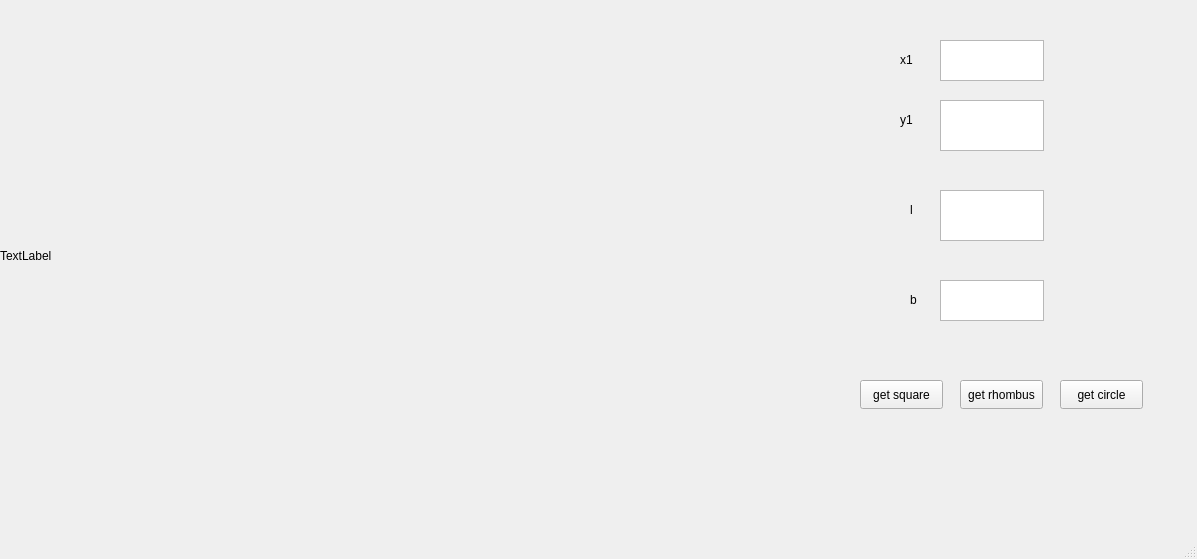
<?xml version="1.0" encoding="UTF-8"?>
<ui version="4.0">
 <class>MainWindow</class>
 <widget class="QMainWindow" name="MainWindow">
  <property name="geometry">
   <rect>
    <x>0</x>
    <y>0</y>
    <width>1197</width>
    <height>559</height>
   </rect>
  </property>
  <property name="windowTitle">
   <string>MainWindow</string>
  </property>
  <widget class="QWidget" name="centralwidget">
   <widget class="QLabel" name="label">
    <property name="geometry">
     <rect>
      <x>0</x>
      <y>0</y>
      <width>821</width>
      <height>511</height>
     </rect>
    </property>
    <property name="text">
     <string>TextLabel</string>
    </property>
   </widget>
   <widget class="QLabel" name="label_2">
    <property name="geometry">
     <rect>
      <x>900</x>
      <y>50</y>
      <width>63</width>
      <height>20</height>
     </rect>
    </property>
    <property name="text">
     <string>x1</string>
    </property>
   </widget>
   <widget class="QLabel" name="label_3">
    <property name="geometry">
     <rect>
      <x>900</x>
      <y>110</y>
      <width>63</width>
      <height>20</height>
     </rect>
    </property>
    <property name="text">
     <string>y1</string>
    </property>
   </widget>
   <widget class="QLabel" name="label_4">
    <property name="geometry">
     <rect>
      <x>910</x>
      <y>200</y>
      <width>63</width>
      <height>20</height>
     </rect>
    </property>
    <property name="text">
     <string>l</string>
    </property>
   </widget>
   <widget class="QLabel" name="label_5">
    <property name="geometry">
     <rect>
      <x>910</x>
      <y>290</y>
      <width>63</width>
      <height>20</height>
     </rect>
    </property>
    <property name="text">
     <string>b</string>
    </property>
   </widget>
   <widget class="QTextEdit" name="textEdit">
    <property name="geometry">
     <rect>
      <x>940</x>
      <y>40</y>
      <width>104</width>
      <height>41</height>
     </rect>
    </property>
   </widget>
   <widget class="QTextEdit" name="textEdit_2">
    <property name="geometry">
     <rect>
      <x>940</x>
      <y>100</y>
      <width>104</width>
      <height>51</height>
     </rect>
    </property>
   </widget>
   <widget class="QTextEdit" name="textEdit_3">
    <property name="geometry">
     <rect>
      <x>940</x>
      <y>190</y>
      <width>104</width>
      <height>51</height>
     </rect>
    </property>
   </widget>
   <widget class="QTextEdit" name="textEdit_4">
    <property name="geometry">
     <rect>
      <x>940</x>
      <y>280</y>
      <width>104</width>
      <height>41</height>
     </rect>
    </property>
   </widget>
   <widget class="QPushButton" name="pushButton">
    <property name="geometry">
     <rect>
      <x>860</x>
      <y>380</y>
      <width>83</width>
      <height>29</height>
     </rect>
    </property>
    <property name="text">
     <string>get square</string>
    </property>
   </widget>
   <widget class="QPushButton" name="pushButton_2">
    <property name="geometry">
     <rect>
      <x>960</x>
      <y>380</y>
      <width>83</width>
      <height>29</height>
     </rect>
    </property>
    <property name="text">
     <string>get rhombus</string>
    </property>
   </widget>
   <widget class="QPushButton" name="pushButton_3">
    <property name="geometry">
     <rect>
      <x>1060</x>
      <y>380</y>
      <width>83</width>
      <height>29</height>
     </rect>
    </property>
    <property name="text">
     <string>get circle</string>
    </property>
   </widget>
  </widget>
  <widget class="QMenuBar" name="menubar">
   <property name="geometry">
    <rect>
     <x>0</x>
     <y>0</y>
     <width>1197</width>
     <height>25</height>
    </rect>
   </property>
  </widget>
  <widget class="QStatusBar" name="statusbar"/>
 </widget>
 <resources/>
 <connections/>
</ui>
